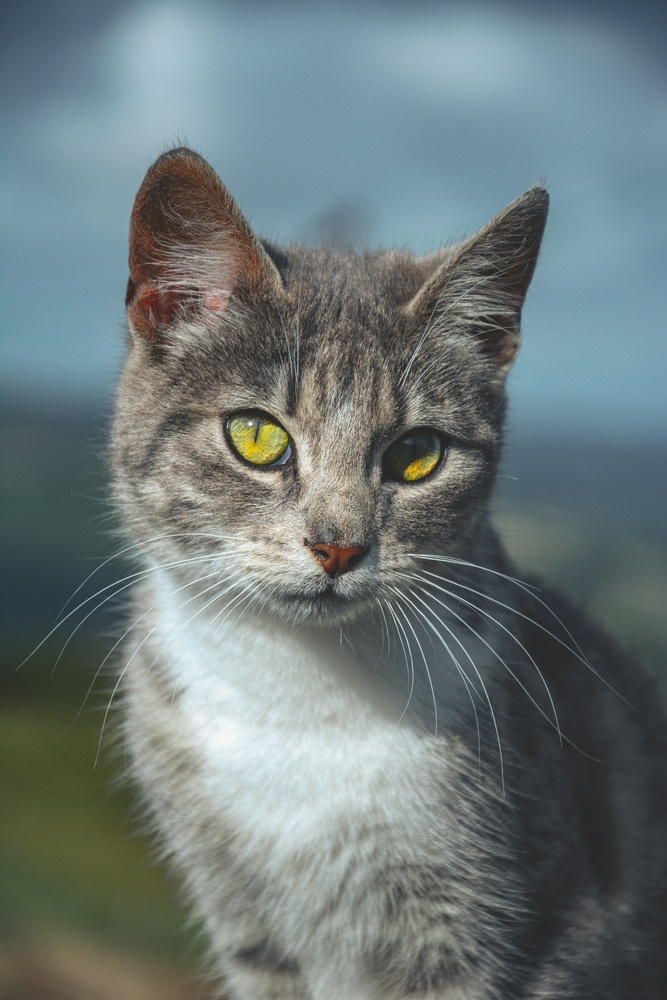
#> input picture img_cargadas/imagen_prueba_3.jpg, 667 x 1000 px, shrunk from 4000 x 6000 before the run; the run also reads 1 picture not shown here
$ python comparar_enfoque.py img_cargadas/imagen_prueba_3.jpg img_cargadas/imagen_prueba_4.png   (older library calls are emulated)
#> lines starting #> are read from the running program, lines starting #| are printed output that depends on the picture
"""
Script educativo para comparar la nitidez (enfoque) de distintas imágenes,
usando la varianza del Laplaciano.

Idea general:
- El operador Laplaciano es un filtro que resalta cambios abruptos de
  intensidad en la imagen (bordes), ya que aproxima la segunda derivada
  de la imagen.
- En una imagen bien enfocada, los bordes son nítidos (transiciones
  bruscas de intensidad), por lo que el Laplaciano toma valores altos
  (positivos y negativos) en esas zonas. Eso genera una varianza alta en
  el resultado.
- En una imagen desenfocada, los bordes están "suavizados" (transiciones
  graduales de intensidad), por lo que el Laplaciano toma valores cercanos
  a cero en casi toda la imagen, y por lo tanto la varianza es baja.
- Por eso, la varianza del Laplaciano es una métrica simple y bastante
  usada como indicador de nitidez: a mayor varianza, imagen más nítida.

Uso:
    python3 comparar_enfoque.py foto1.jpg foto2.jpg foto3.jpg ...
"""

import sys

import cv2


def calcular_nitidez(ruta_imagen):
    """
    Calcula la métrica de nitidez de una imagen usando la varianza del
    Laplaciano. Devuelve el valor de nitidez (float), o None si la imagen
    no se pudo cargar.
    """
#> called with ruta_imagen = 'img_cargadas/imagen_prueba_3.jpg'
    imagen = cv2.imread(ruta_imagen)
#> imagen is the input picture: shape (1000, 667, 3); mean B, G, R 121.9, 121.4, 109.2

    if imagen is None:
        print(f"No se pudo abrir '{ruta_imagen}'")
        return None

    # Convertimos a escala de grises: la nitidez se evalúa sobre la
    # intensidad, no hace falta trabajar con los 3 canales de color.
    imagen_gris = cv2.cvtColor(imagen, cv2.COLOR_BGR2GRAY)
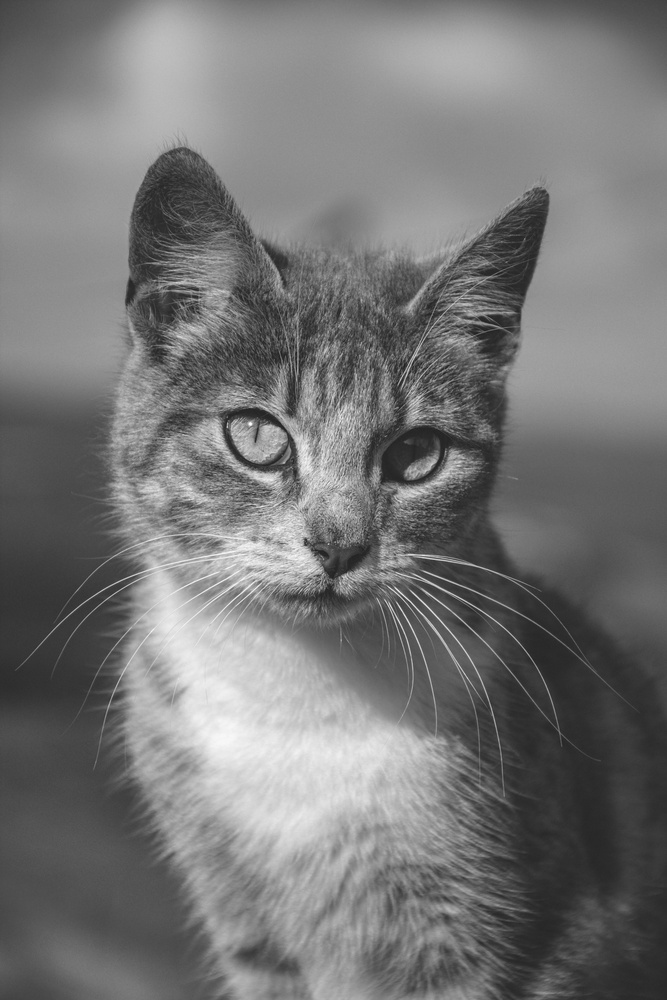
#> imagen_gris: shape (1000, 667); min 28, max 254, mean 117.8

    # Aplicamos el Laplaciano y calculamos la varianza del resultado.
    # Usamos CV_64F (float de 64 bits) para no perder los valores negativos
    # que aparecen en los bordes (con un tipo entero sin signo se recortarían).
    laplaciano = cv2.Laplacian(imagen_gris, cv2.CV_64F)
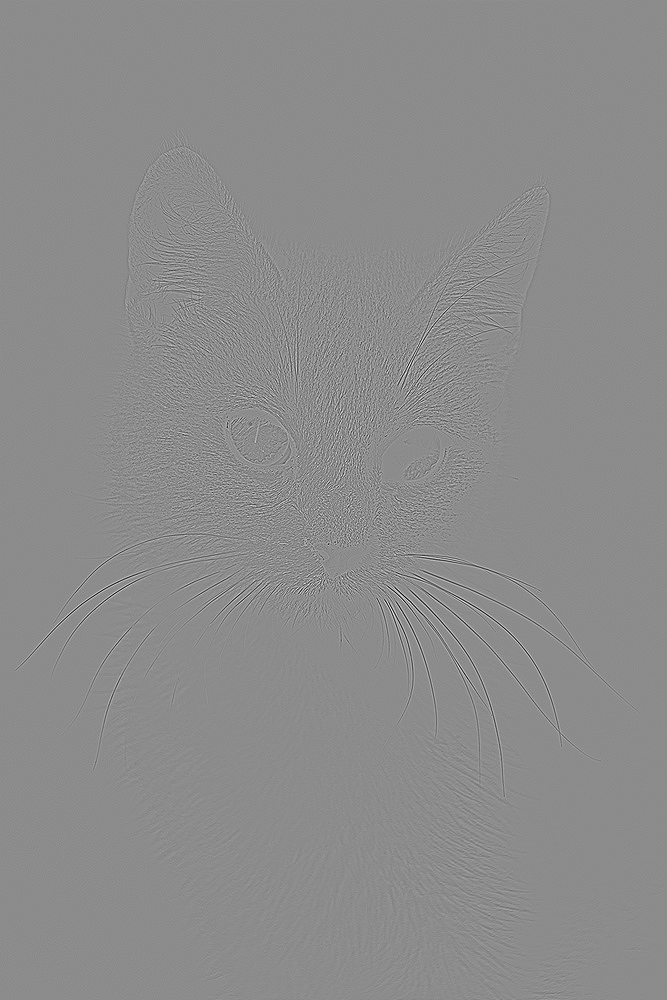
#> laplaciano: shape (1000, 667) float64; min -348, max 285, mean 0; drawn with min black and max white
    nitidez = laplaciano.var()
#> nitidez = 672.4

    return nitidez


def main():
    if len(sys.argv) < 3:
        print("Uso: python3 comparar_enfoque.py imagen1 imagen2 [imagen3 ...]")
        print("(se necesitan al menos dos imágenes para comparar)")
        sys.exit(1)

    rutas_imagenes = sys.argv[1:]

    # Guardamos pares (ruta, nitidez), donde nitidez puede ser None si la
    # imagen no se pudo cargar.
    resultados = []
    for ruta in rutas_imagenes:
        nitidez = calcular_nitidez(ruta)
#> nitidez = 672.4
        resultados.append((ruta, nitidez))
#> pass 2 of the loop in main, `for ruta in rutas_imagenes:`:
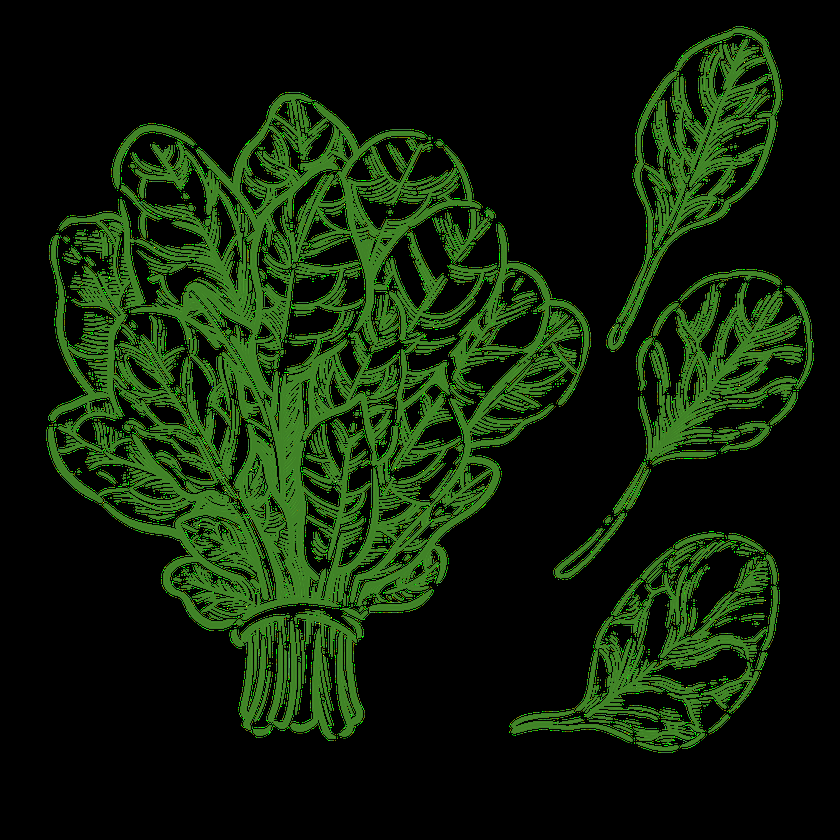
#> input picture img_cargadas/imagen_prueba_4.png, 840 x 840 px, shrunk from 4000 x 4000 before the run
#> in calcular_nitidez, imagen is the input picture: shape (840, 840, 3); mean B, G, R 9, 33.4, 15.7
#> imagen_gris: shape (840, 840)
#> in calcular_nitidez (call 2), `laplaciano = cv2.Laplacian(imagen_gris, cv2.CV_64F)`:
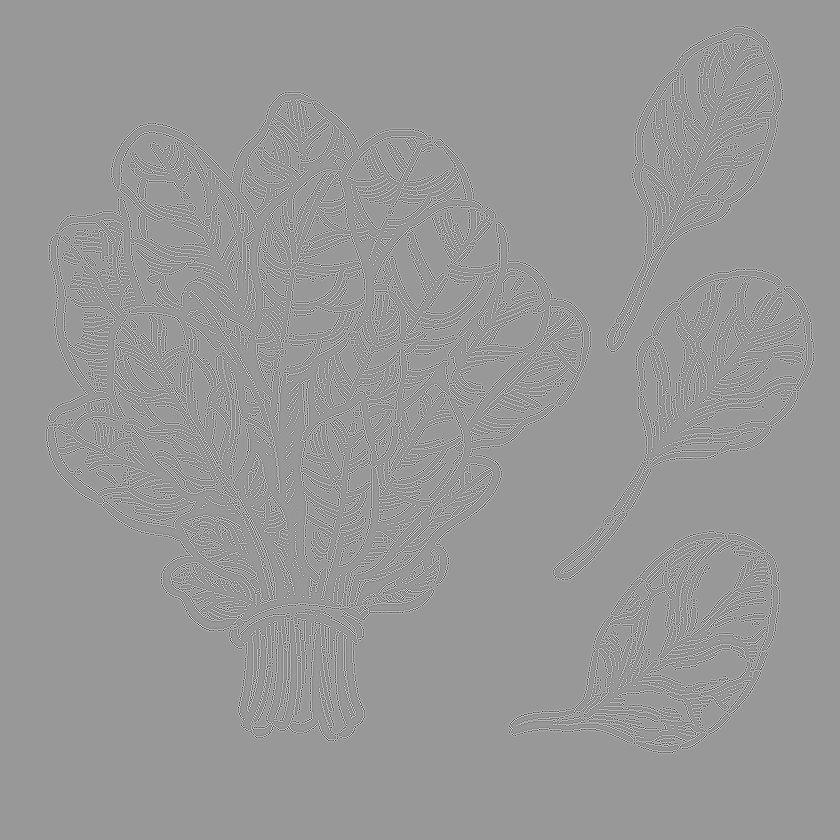
#> laplaciano: shape (840, 840) float64; min -904, max 611, mean 0; drawn with min black and max white
#> in calcular_nitidez (call 2), `nitidez = laplaciano.var()`: nitidez = 12286.1

    # Ordenamos de más nítida a más desenfocada. Las imágenes que no se
    # pudieron cargar (None) van al final.
    resultados_ordenados = sorted(
        resultados, key=lambda item: (item[1] is None, -(item[1] or 0))
    )
#> resultados_ordenados = [('img_cargadas/imagen_prueba_4.png', 12286.1), ('img_cargadas/imagen_prueba_3.jpg', 672.4)]

    # --- Tabla simple por consola ---
    print("\n--- Nitidez por imagen (de más nítida a más desenfocada) ---")
    print(f"{'Archivo':<40} | Nitidez (var. Laplaciano)")
    print("-" * 70)
    for ruta, nitidez in resultados_ordenados:
        texto_nitidez = f"{nitidez:.2f}" if nitidez is not None else "no se pudo calcular"
        print(f"{ruta:<40} | {texto_nitidez}")
#> this loop made 2 passes
#> (ruta, nitidez, texto_nitidez) on passes 1 to 2: ('img_cargadas/imagen_prueba_4.png', 12286.1, '12286.11'), ('img_cargadas/imagen_prueba_3.jpg', 672.4, '672.36')
#| img_cargadas/imagen_prueba_4.png         | 12286.11
#| img_cargadas/imagen_prueba_3.jpg         | 672.36

    # --- Ayuda visual opcional con matplotlib ---
    try:
        import matplotlib.pyplot as plt
    except ImportError:
        print("\n(matplotlib no está disponible: se omite la comparación visual)")
        return

    # Filtramos las que sí se pudieron cargar, para mostrarlas.
    resultados_validos = [(r, n) for r, n in resultados_ordenados if n is not None]
#> resultados_validos has the same summary as resultados_ordenados

    if not resultados_validos:
        return

    cantidad_imagenes = len(resultados_validos)
#> cantidad_imagenes = 2
    figura, ejes = plt.subplots(1, cantidad_imagenes, figsize=(4 * cantidad_imagenes, 4))

    # Si hay una sola imagen, matplotlib no devuelve una lista de ejes,
    # así que la convertimos en lista para poder iterar igual.
    if cantidad_imagenes == 1:
        ejes = [ejes]

    for eje, (ruta, nitidez) in zip(ejes, resultados_validos):
        imagen = cv2.imread(ruta)
        # OpenCV carga en BGR, pero matplotlib espera RGB. Convertimos
        # antes de mostrar para que los colores se vean correctos.
        imagen_rgb = cv2.cvtColor(imagen, cv2.COLOR_BGR2RGB)
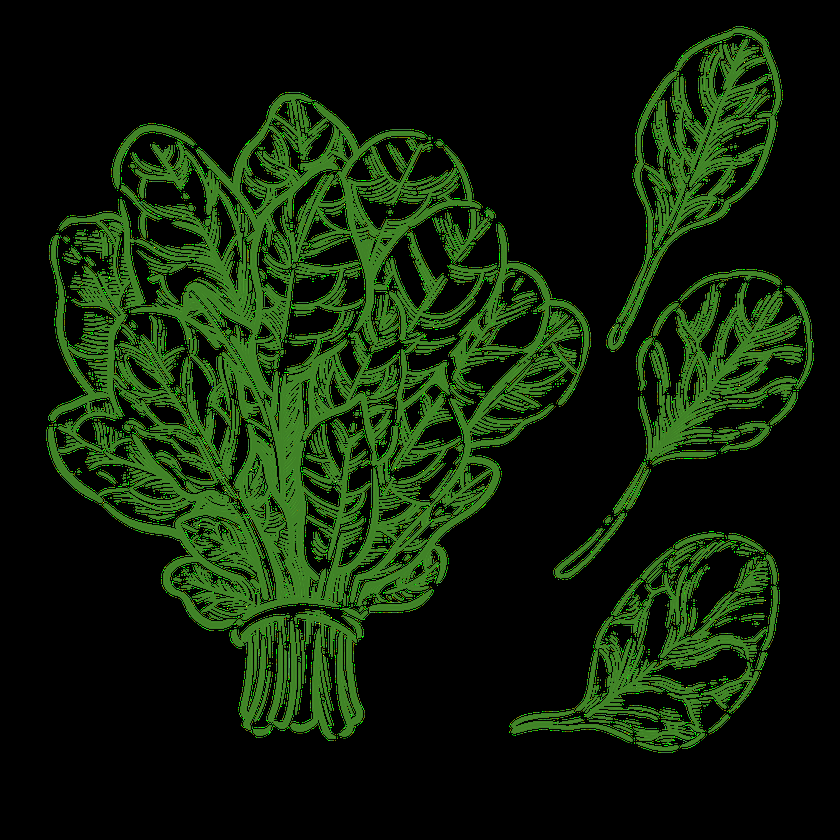
#> imagen_rgb: shape (840, 840, 3); mean R, G, B 15.7, 33.4, 9

        eje.imshow(imagen_rgb)
        eje.set_title(f"Nitidez: {nitidez:.1f}")
        eje.axis("off")  # Ocultamos los ejes, no aportan info útil acá.
#> pass 2 of the loop in main, `for eje, (ruta, nitidez) in zip(ejes, resultados_validos):`:
#> in main, `imagen_rgb = cv2.cvtColor(imagen, cv2.COLOR_BGR2RGB)`:
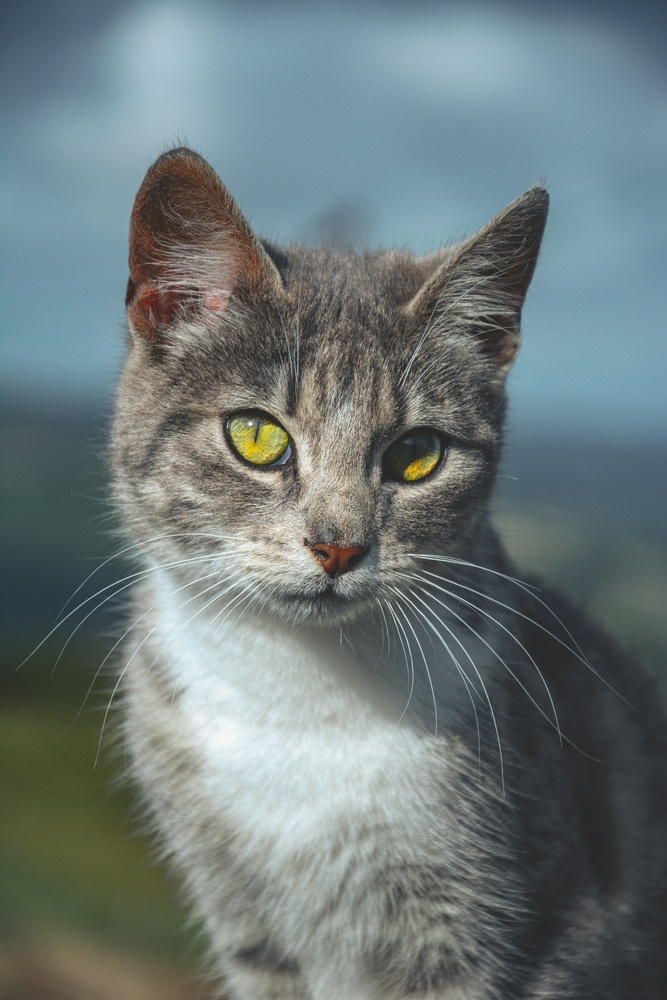
#> imagen_rgb: shape (1000, 667, 3); mean R, G, B 109.2, 121.4, 121.9

    plt.tight_layout()
    plt.show()
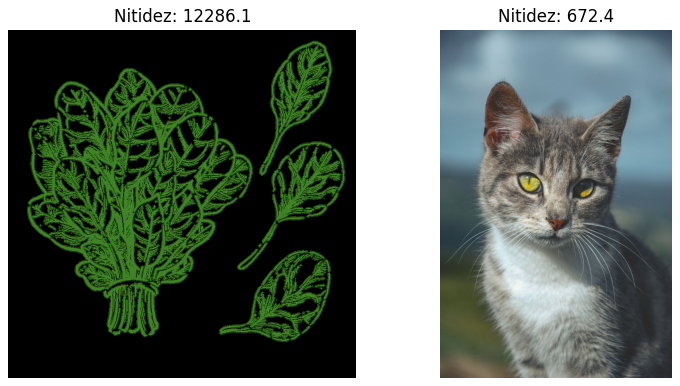
#> figure drawn by matplotlib, 2 panels


if __name__ == "__main__":
    main()
